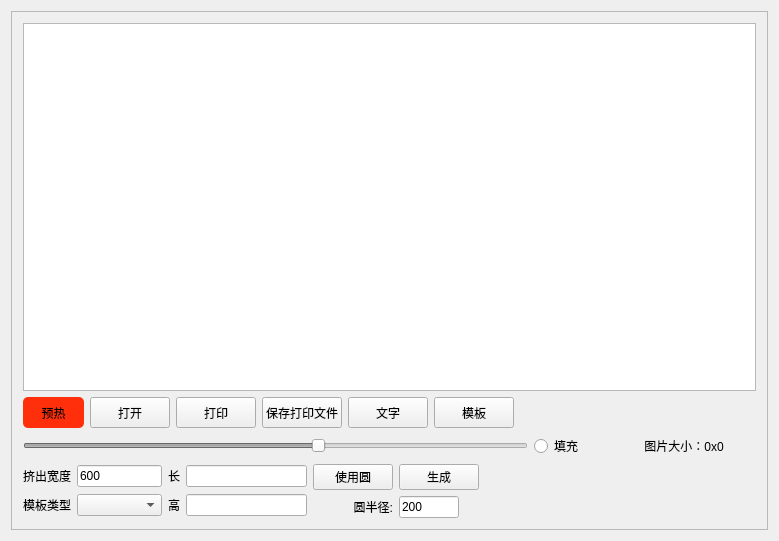
<?xml version="1.0" encoding="UTF-8"?>
<ui version="4.0">
 <class>ImagePrinter</class>
 <widget class="QWidget" name="ImagePrinter">
  <property name="geometry">
   <rect>
    <x>0</x>
    <y>0</y>
    <width>779</width>
    <height>541</height>
   </rect>
  </property>
  <property name="windowTitle">
   <string>ImagePrinter</string>
  </property>
  <property name="styleSheet">
   <string notr="true"/>
  </property>
  <layout class="QVBoxLayout" name="verticalLayout">
   <item>
    <widget class="QFrame" name="picFrame">
     <property name="maximumSize">
      <size>
       <width>16777215</width>
       <height>16777215</height>
      </size>
     </property>
     <property name="frameShape">
      <enum>QFrame::StyledPanel</enum>
     </property>
     <property name="frameShadow">
      <enum>QFrame::Raised</enum>
     </property>
     <layout class="QVBoxLayout" name="verticalLayout_2" stretch="12,1,1,1">
      <item>
       <widget class="QGraphicsView" name="graphicsView"/>
      </item>
      <item>
       <layout class="QHBoxLayout" name="horizontalLayout_3" stretch="1,1,1,1,1,1,4">
        <item>
         <widget class="QPushButton" name="preHeart">
          <property name="sizePolicy">
           <sizepolicy hsizetype="Expanding" vsizetype="Expanding">
            <horstretch>0</horstretch>
            <verstretch>0</verstretch>
           </sizepolicy>
          </property>
          <property name="styleSheet">
           <string notr="true">QPushButton
{
	border-radius:5px;
	
	background-color: rgb(255, 47, 11);
}
QPushButton:pressed
{
	border-radius:15px;
	
	background-color: rgb(152, 183, 255);
}</string>
          </property>
          <property name="text">
           <string>预热</string>
          </property>
         </widget>
        </item>
        <item>
         <widget class="QPushButton" name="openPix">
          <property name="sizePolicy">
           <sizepolicy hsizetype="Expanding" vsizetype="Expanding">
            <horstretch>0</horstretch>
            <verstretch>0</verstretch>
           </sizepolicy>
          </property>
          <property name="styleSheet">
           <string notr="true"/>
          </property>
          <property name="text">
           <string>打开</string>
          </property>
         </widget>
        </item>
        <item>
         <widget class="QPushButton" name="printPix">
          <property name="sizePolicy">
           <sizepolicy hsizetype="Expanding" vsizetype="Expanding">
            <horstretch>0</horstretch>
            <verstretch>0</verstretch>
           </sizepolicy>
          </property>
          <property name="styleSheet">
           <string notr="true"/>
          </property>
          <property name="text">
           <string>打印</string>
          </property>
         </widget>
        </item>
        <item>
         <widget class="QPushButton" name="savePix">
          <property name="sizePolicy">
           <sizepolicy hsizetype="Expanding" vsizetype="Expanding">
            <horstretch>0</horstretch>
            <verstretch>0</verstretch>
           </sizepolicy>
          </property>
          <property name="styleSheet">
           <string notr="true"/>
          </property>
          <property name="text">
           <string>保存打印文件</string>
          </property>
         </widget>
        </item>
        <item>
         <widget class="QPushButton" name="addText">
          <property name="sizePolicy">
           <sizepolicy hsizetype="Expanding" vsizetype="Expanding">
            <horstretch>0</horstretch>
            <verstretch>0</verstretch>
           </sizepolicy>
          </property>
          <property name="styleSheet">
           <string notr="true"/>
          </property>
          <property name="text">
           <string>文字</string>
          </property>
         </widget>
        </item>
        <item>
         <widget class="QPushButton" name="printPosbt">
          <property name="enabled">
           <bool>true</bool>
          </property>
          <property name="sizePolicy">
           <sizepolicy hsizetype="Expanding" vsizetype="Expanding">
            <horstretch>0</horstretch>
            <verstretch>0</verstretch>
           </sizepolicy>
          </property>
          <property name="styleSheet">
           <string notr="true"/>
          </property>
          <property name="text">
           <string>模板</string>
          </property>
         </widget>
        </item>
        <item>
         <spacer name="horizontalSpacer_6">
          <property name="orientation">
           <enum>Qt::Horizontal</enum>
          </property>
          <property name="sizeHint" stdset="0">
           <size>
            <width>40</width>
            <height>20</height>
           </size>
          </property>
         </spacer>
        </item>
       </layout>
      </item>
      <item>
       <layout class="QHBoxLayout" name="horizontalLayout_11" stretch="7,1,2">
        <item>
         <widget class="QSlider" name="BinarySlider">
          <property name="enabled">
           <bool>false</bool>
          </property>
          <property name="sizePolicy">
           <sizepolicy hsizetype="Expanding" vsizetype="Fixed">
            <horstretch>0</horstretch>
            <verstretch>0</verstretch>
           </sizepolicy>
          </property>
          <property name="styleSheet">
           <string notr="true"/>
          </property>
          <property name="maximum">
           <number>255</number>
          </property>
          <property name="value">
           <number>150</number>
          </property>
          <property name="orientation">
           <enum>Qt::Horizontal</enum>
          </property>
         </widget>
        </item>
        <item>
         <widget class="QRadioButton" name="fill">
          <property name="styleSheet">
           <string notr="true"/>
          </property>
          <property name="text">
           <string>填充</string>
          </property>
          <property name="checked">
           <bool>false</bool>
          </property>
         </widget>
        </item>
        <item>
         <widget class="QLabel" name="pixValue">
          <property name="sizePolicy">
           <sizepolicy hsizetype="Preferred" vsizetype="Fixed">
            <horstretch>0</horstretch>
            <verstretch>0</verstretch>
           </sizepolicy>
          </property>
          <property name="styleSheet">
           <string notr="true">QLabel
{
	font: 75 11pt &quot;微软雅黑&quot;;
}</string>
          </property>
          <property name="text">
           <string>图片大小：0x0</string>
          </property>
          <property name="alignment">
           <set>Qt::AlignCenter</set>
          </property>
         </widget>
        </item>
       </layout>
      </item>
      <item>
       <layout class="QHBoxLayout" name="horizontalLayout_15" stretch="1,1,0,2">
        <item>
         <layout class="QVBoxLayout" name="verticalLayout_8">
          <item>
           <layout class="QHBoxLayout" name="horizontalLayout_12">
            <item>
             <widget class="QLabel" name="label_2">
              <property name="text">
               <string>挤出宽度</string>
              </property>
             </widget>
            </item>
            <item>
             <widget class="QLineEdit" name="lineEdit">
              <property name="text">
               <string>600</string>
              </property>
             </widget>
            </item>
           </layout>
          </item>
          <item>
           <layout class="QHBoxLayout" name="horizontalLayout_13">
            <item>
             <widget class="QLabel" name="label_3">
              <property name="text">
               <string>模板类型</string>
              </property>
             </widget>
            </item>
            <item>
             <widget class="QComboBox" name="mbList">
              <property name="sizePolicy">
               <sizepolicy hsizetype="Expanding" vsizetype="Fixed">
                <horstretch>0</horstretch>
                <verstretch>0</verstretch>
               </sizepolicy>
              </property>
             </widget>
            </item>
           </layout>
          </item>
         </layout>
        </item>
        <item>
         <layout class="QGridLayout" name="gridLayout">
          <item row="0" column="0">
           <widget class="QLabel" name="label_8">
            <property name="text">
             <string>长</string>
            </property>
            <property name="alignment">
             <set>Qt::AlignCenter</set>
            </property>
           </widget>
          </item>
          <item row="0" column="1">
           <widget class="QLineEdit" name="p_width"/>
          </item>
          <item row="1" column="0">
           <widget class="QLabel" name="label_10">
            <property name="text">
             <string>高</string>
            </property>
            <property name="alignment">
             <set>Qt::AlignCenter</set>
            </property>
           </widget>
          </item>
          <item row="1" column="1">
           <widget class="QLineEdit" name="p_height"/>
          </item>
         </layout>
        </item>
        <item>
         <layout class="QGridLayout" name="gridLayout_2">
          <item row="0" column="0">
           <widget class="QPushButton" name="useRadius">
            <property name="sizePolicy">
             <sizepolicy hsizetype="Minimum" vsizetype="Expanding">
              <horstretch>0</horstretch>
              <verstretch>0</verstretch>
             </sizepolicy>
            </property>
            <property name="text">
             <string>使用圆</string>
            </property>
           </widget>
          </item>
          <item row="0" column="1">
           <widget class="QPushButton" name="rebuildPicture">
            <property name="sizePolicy">
             <sizepolicy hsizetype="Minimum" vsizetype="Expanding">
              <horstretch>0</horstretch>
              <verstretch>0</verstretch>
             </sizepolicy>
            </property>
            <property name="text">
             <string>生成</string>
            </property>
           </widget>
          </item>
          <item row="1" column="0">
           <widget class="QLabel" name="label">
            <property name="text">
             <string>圆半径:</string>
            </property>
            <property name="alignment">
             <set>Qt::AlignRight|Qt::AlignTrailing|Qt::AlignVCenter</set>
            </property>
           </widget>
          </item>
          <item row="1" column="1">
           <widget class="QLineEdit" name="radiusLineEdit">
            <property name="maximumSize">
             <size>
              <width>60</width>
              <height>16777215</height>
             </size>
            </property>
            <property name="text">
             <string>200</string>
            </property>
           </widget>
          </item>
         </layout>
        </item>
        <item>
         <spacer name="horizontalSpacer_5">
          <property name="orientation">
           <enum>Qt::Horizontal</enum>
          </property>
          <property name="sizeHint" stdset="0">
           <size>
            <width>40</width>
            <height>20</height>
           </size>
          </property>
         </spacer>
        </item>
       </layout>
      </item>
     </layout>
    </widget>
   </item>
  </layout>
 </widget>
 <layoutdefault spacing="6" margin="11"/>
 <resources/>
 <connections/>
</ui>
